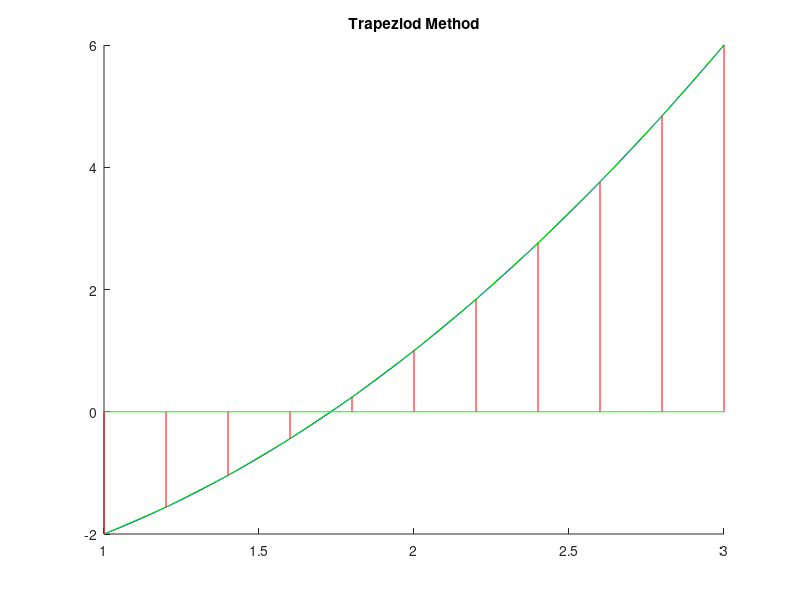

This chart was generated by the following MATLAB code:
clear;
clf;
clc;

f = @(x) x .^ 2 - 3;
a = 1;

b = 3;

% ten rectangles to approximate the area under the curve.

n = 10;

dx = (b - a) / n;

x = linspace(a, b, n + 1);

s = f(a) + f(b);

for i = 1:n - 1
    s = s + 2 * f(a + i * dx);
end

Integral_Eval = dx / 2 * (s);

% midpoints

mx = linspace(a + dx / 2, b - dx / 2, n);

xx = linspace(a, b, 100);

yy = f(xx);

hold on;

plot(xx, yy, 'b');

plot([a, b], [0, 0], 'g');

% Building rectangles.

for i = 1:n
 
    % top
 
    plot([x(i) x(i + 1)], [f(x(i)) f(x(i + 1))], 'g');
 
    % left
 
    plot([x(i) x(i)], [0 f(x(i))], 'r');
 
    % right
 
    if i == n
        plot([x(i + 1) x(i + 1)], [0 f(x(i + 1))], 'r')
    end
 title('Trapeziod Method');
end
